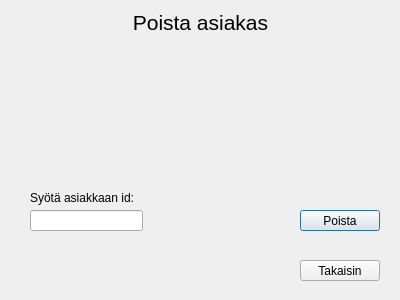
<?xml version="1.0" encoding="UTF-8"?>
<ui version="4.0">
 <class>Poista_Asiakas</class>
 <widget class="QDialog" name="Poista_Asiakas">
  <property name="geometry">
   <rect>
    <x>0</x>
    <y>0</y>
    <width>400</width>
    <height>300</height>
   </rect>
  </property>
  <property name="windowTitle">
   <string>Dialog</string>
  </property>
  <widget class="QLabel" name="labelInfo">
   <property name="geometry">
    <rect>
     <x>186</x>
     <y>170</y>
     <width>191</width>
     <height>31</height>
    </rect>
   </property>
   <property name="text">
    <string/>
   </property>
   <property name="alignment">
    <set>Qt::AlignRight|Qt::AlignTop|Qt::AlignTrailing</set>
   </property>
   <property name="wordWrap">
    <bool>true</bool>
   </property>
  </widget>
  <widget class="QLabel" name="label">
   <property name="geometry">
    <rect>
     <x>10</x>
     <y>10</y>
     <width>381</width>
     <height>41</height>
    </rect>
   </property>
   <property name="font">
    <font>
     <pointsize>16</pointsize>
    </font>
   </property>
   <property name="text">
    <string>Poista asiakas</string>
   </property>
   <property name="alignment">
    <set>Qt::AlignHCenter|Qt::AlignTop</set>
   </property>
  </widget>
  <widget class="QPushButton" name="btnPoista">
   <property name="geometry">
    <rect>
     <x>300</x>
     <y>210</y>
     <width>80</width>
     <height>21</height>
    </rect>
   </property>
   <property name="text">
    <string>Poista</string>
   </property>
  </widget>
  <widget class="QLineEdit" name="leAsiakasId">
   <property name="geometry">
    <rect>
     <x>30</x>
     <y>210</y>
     <width>113</width>
     <height>21</height>
    </rect>
   </property>
  </widget>
  <widget class="QLabel" name="label_2">
   <property name="geometry">
    <rect>
     <x>30</x>
     <y>190</y>
     <width>121</width>
     <height>16</height>
    </rect>
   </property>
   <property name="text">
    <string>Syötä asiakkaan id:</string>
   </property>
  </widget>
  <widget class="QPushButton" name="btnTakaisin">
   <property name="geometry">
    <rect>
     <x>300</x>
     <y>260</y>
     <width>80</width>
     <height>21</height>
    </rect>
   </property>
   <property name="text">
    <string>Takaisin</string>
   </property>
  </widget>
 </widget>
 <resources/>
 <connections/>
</ui>
